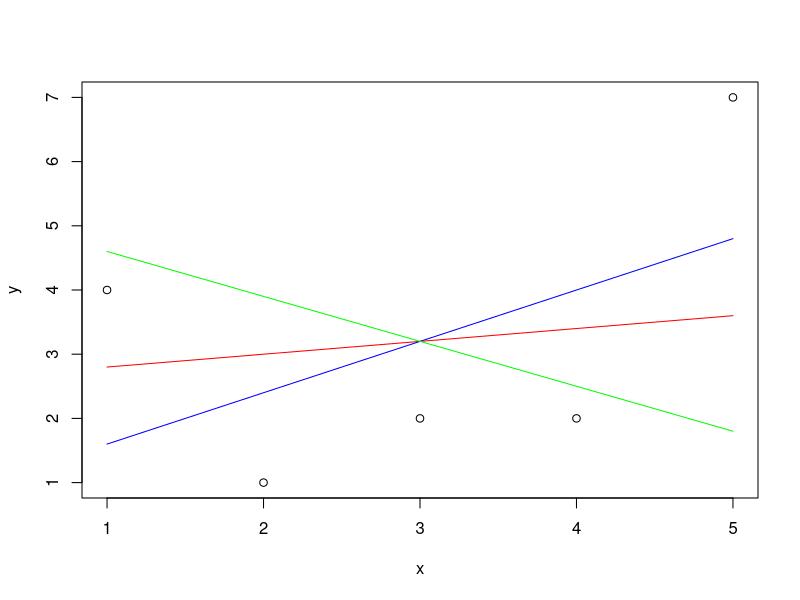

The R source for this figure:
rm(list = ls())
x <- c(1, 2, 3, 4, 5)
y <- c(4, 1, 2, 2, 7)
y1 <- 2.6 +0.2*x
y2 <- 0.8 + 0.8*x
y3 <- 5.3 - 0.7*x
plot(x, y, type = "p")
lines(x, y1, type = "l", col = "red")
lines(x, y2, type = "l", col = "blue")
lines(x, y3, type = "l", col = "green")
sumOfSquares_y1 <- sum((y-y1)^2)
sumOfSquares_y2 <- sum((y-y2)^2)
sumOfSquares_y3 <- sum((y-y3)^2)